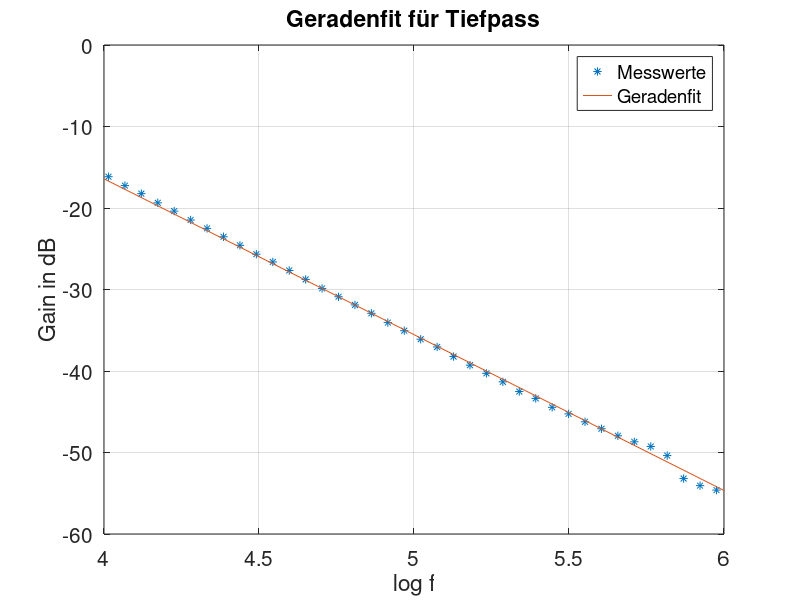

MATLAB code for this plot:
close all;
clear all;

data=importdata('2a_bode_tief.txt');

%Frequenz
f=data(:,1);
%Gain dB
db=data(:,2);

f=log10(f(f>1500));
db=db(24:76);

m=-19.12;
t=60.06;

x=[log10(10^4) log10(10^6)];
y=m*x+t;

dy=y(2)-y(1)

plot(f,db,'*')
hold on
plot(x,y)
xlim([4 6])
grid on
xlabel('log f','Fontsize',15)
ylabel('Gain in dB','Fontsize',15)
legend('Messwerte','Geradenfit')
set(gca,'Fontsize',15);
title('Geradenfit für Tiefpass')